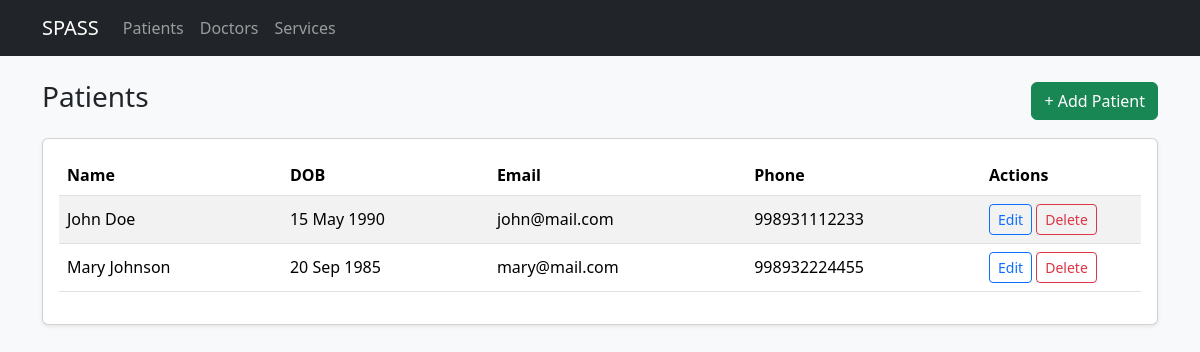
The page /patients/ on the database as committed earlier.
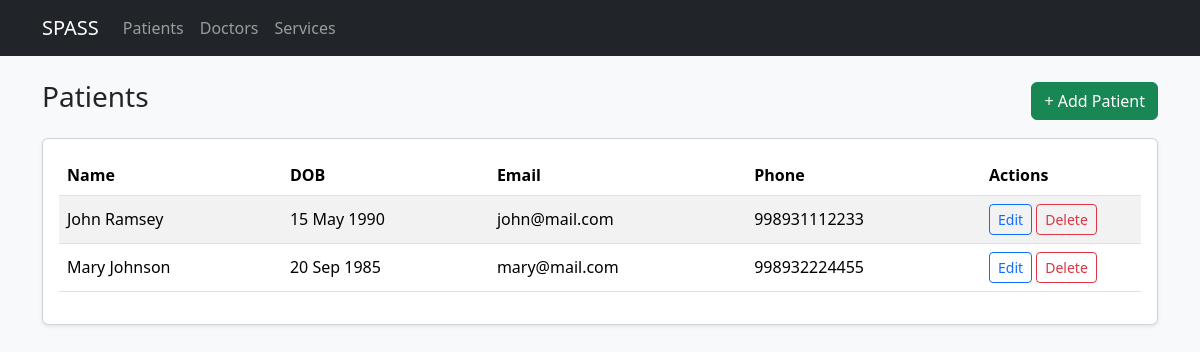
The same page on the database as committed later.
### scheduling/models.py (models this page shows, shortened)
class Patient(Model):
    name = CharField(max_length=100)
    email = EmailField(unique=True)
    dob = DateField()
    phone_number = CharField(max_length=15)

### scheduling/views.py (the view)
# urls.py: path('patients/', views.patients_list, name='patients'),
def patients_list(request):
    patients = Patient.objects.all()
    context = {
        "patients": patients
    }
    return render(request, 'patients/patients.html', context)

### scheduling/templates/patients/patients.html (shortened to what this page needs)
{% extends "base.html" %}
{% block content %}
  <div class="d-flex justify-content-between align-items-center mb-3">
    <h1 class="h3">Patients</h1>
    <a href="{% url 'create_patient' %}" class="btn btn-success">+ Add Patient</a>
  </div>
  <div class="card shadow-sm">
    <div class="card-body">
      <div class="table-responsive">
        <table class="table table-striped align-middle">
          <thead>
            <tr>
              <th>Name</th>
              <th>DOB</th>
              <th>Email</th>
              <th>Phone</th>
              <th style="width:160px;">Actions</th>
            </tr>
          </thead>
          <tbody>
            {% for patient in patients %}
              <tr>
                <td>{{ patient.name }}</td>
                <td>{{ patient.dob|date:"d M Y" }}</td>
                <td>{{ patient.email }}</td>
                <td>{{ patient.phone_number }}</td>
                <td>
                  <a href="{% url 'update_patient' patient.id %}" class="btn btn-sm btn-outline-primary">Edit</a>
                  <a href="{% url 'delete_patient' patient.id %}" class="btn btn-sm btn-outline-danger">Delete</a>
                </td>
              </tr>
            {% empty %}
              <tr><td colspan="5" class="text-center text-muted">No patients found.</td></tr>
            {% endfor %}
          </tbody>
        </table>
      </div>
    </div>
  </div>
{% endblock %}

Rows that differ between the two databases and show on the page:
changed Patient "john@mail.com": name "John Doe" → "John Ramsey"
